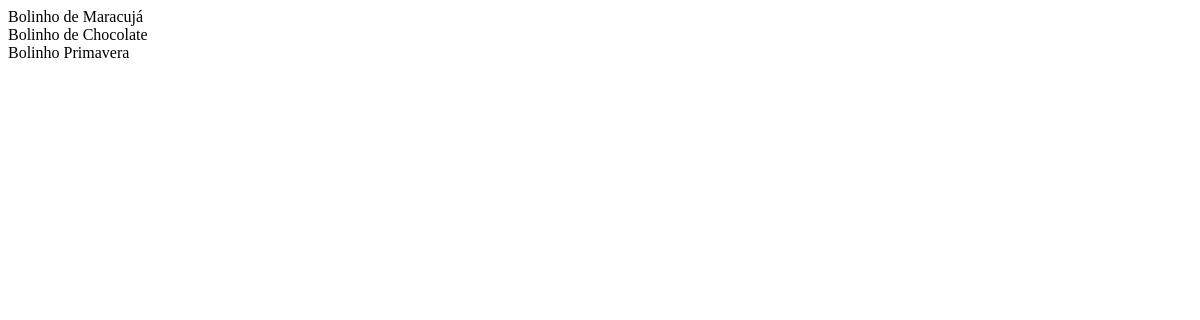
Page /teste on the earlier database version.
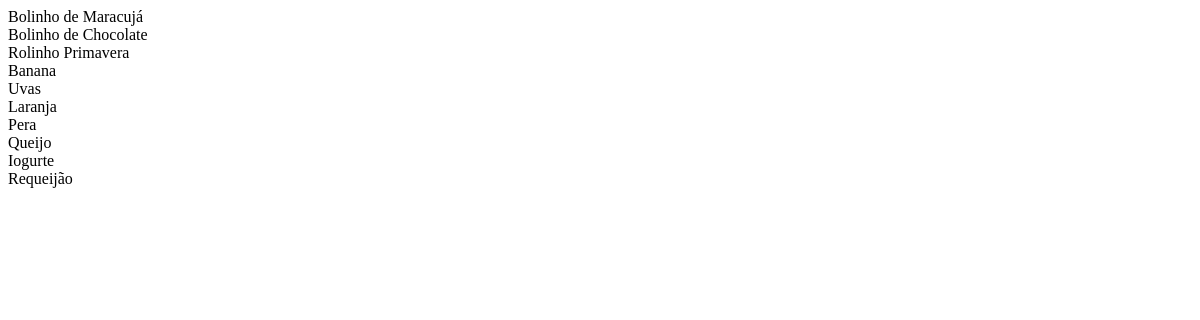
Same page on the later database version.
### core/models.py (models this page shows)
class Produto(models.Model):
    nome = models.CharField(max_length=100)
    preco = models.IntegerField()
    descricao = models.TextField()
    categoria = models.ForeignKey(Categoria, on_delete=models.DO_NOTHING)
    def __str__(self) -> str:
        return self.nome

### core/views.py (the view)
# urls.py: path('teste', views.index),
def index(request):
    lista = Produto.objects.all()
    context= {
        'lista': lista,
    }
    return render(request, 'index.html', context)

### templates/index.html
{% for item in lista %}
{{ item }}</br>
{% endfor %}

Differences in the rows shown:
changed Produto: nome "Bolinho Primavera" → "Rolinho Primavera"
added Produto: nome "Banana"
added Produto: nome "Uvas"
added Produto: nome "Laranja"
added Produto: nome "Pera"
added Produto: nome "Queijo"
added Produto: nome "Iogurte"
added Produto: nome "Requeijão"
